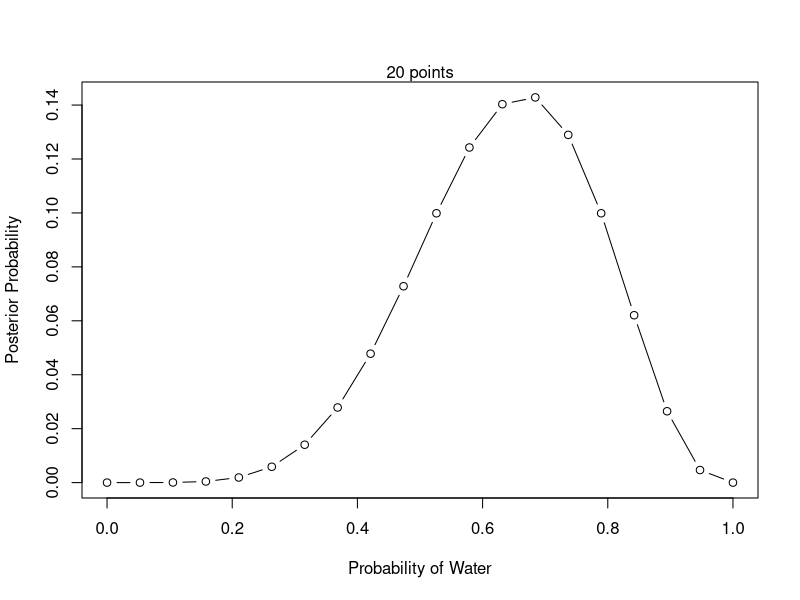

This figure's R source:
### - Grid Approximation

# Define grid
p_grid <- seq(from=0, to=1, length.out=20)

# define prior

prior <- rep(1,20) 

# Compute likelihood at each value in the grid for water=6, land=3

likelihood <- dbinom(6, size=9, p_grid)
sum(likelihood)
# Calculate product of likelihood and prior
unstd.posterior = likelihood * prior

# Standardized the posterior, so it sums to 1

std.posterior = unstd.posterior / sum(unstd.posterior)
sum(std.posterior)

# Draw plot
plot(p_grid, std.posterior, type="b", 
     xlab="Probability of Water", ylab="Posterior Probability")
mtext("20 points")

# to replicate different points
prior <- ifelse(p_grid<0.5, 0, 1)
prior <- exp(-5*abs(p_grid - 0.5))
